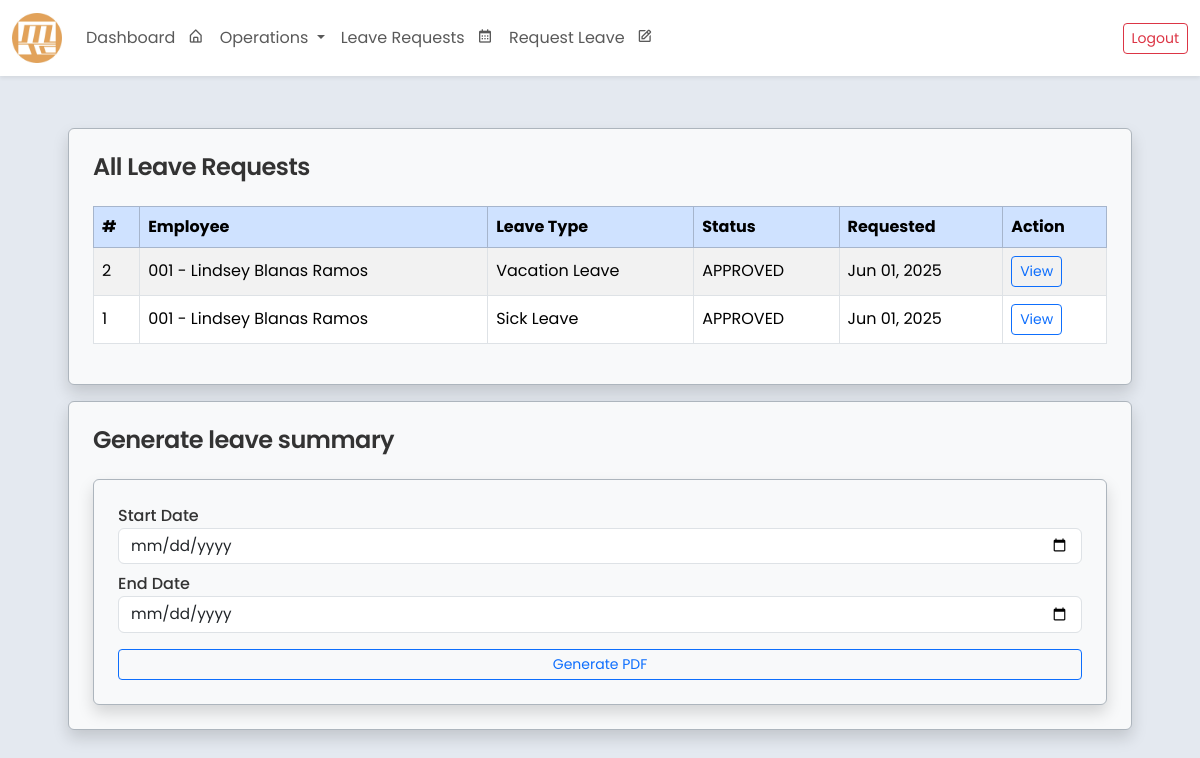
The page /gen_leave/ (signed in) on the database as committed earlier.
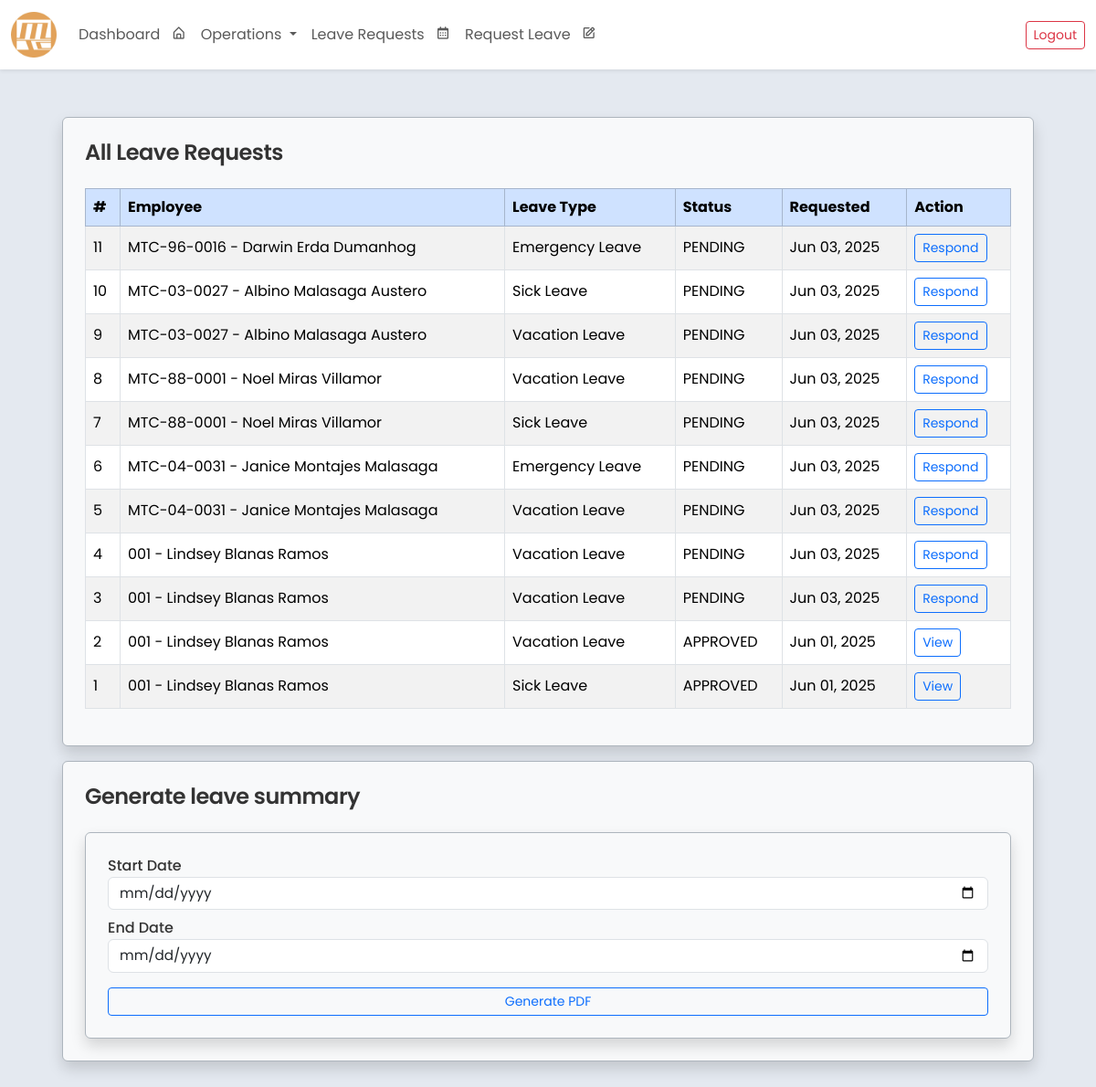
The same page on the database as committed later.
### core/models.py (models this page shows, shortened)
class LeaveRequest(models.Model):
    class LeaveType(models.TextChoices):
        SICK = 'SICK', 'Sick Leave'
        MATERNITY = 'MATERNITY', 'Maternity Leave'
        PATERNITY = 'PATERNITY', 'Paternity Leave'
        VACATION = 'VACATION', 'Vacation Leave'
        EMERGENCY = 'EMERGENCY', 'Emergency Leave'
    class ApprovalStatus(models.TextChoices):
        PENDING = 'PENDING', 'PENDING'
        APPROVED = 'APPROVED', 'APPROVED'
        REJECTED = 'REJECTED', 'REJECTED'
    employee = models.ForeignKey('Employee', on_delete=models.CASCADE, related_name='leave_requests')
    leave_number = models.PositiveIntegerField(unique=True, editable=False)
    leave_dates = JSONField(default=list, blank=True, null=True)
    reason_for_leave = models.TextField()
    leave_type = models.CharField(max_length=20, choices=LeaveType.choices)
    remarks = models.TextField(blank=True, null=True)
    leave_credit_deduction = models.PositiveIntegerField(default=0)
    deduction_applied = models.BooleanField(default=False)
    department_approval = models.CharField(max_length=10, choices=ApprovalStatus.choices, default=ApprovalStatus.PENDING)
    hr_approval = models.CharField(max_length=10, choices=ApprovalStatus.choices, default=ApprovalStatus.PENDING)
    president_approval = models.CharField(max_length=10, choices=ApprovalStatus.choices, default=ApprovalStatus.PENDING)
    status = models.CharField(max_length=10, choices=ApprovalStatus.choices, default=ApprovalStatus.PENDING)
    paid_dates = models.PositiveIntegerField(default=0)
    unpaid_dates = models.PositiveIntegerField(default=0)
    created_at = models.DateTimeField(auto_now_add=True)

class Employee(models.Model):
    SEX_CHOICES = [
        ('Male', 'Male'),
        ('Female', 'Female'),
        ('Other', 'Prefer not to Say'),
    ]
    ROLE_CHOICES = [
        ('Regular Employee', 'Regular Employee'),
        ('Department Head', 'Department Head'),
        ('Admin(HR)', 'Admin(HR)'),
        ('Supervisor', 'Supervisor'),
        ('President', 'President')
    ]
    STATUS_CHOICES = [
        ('Active', 'Active'),
        ('Inactive', 'Inactive'),
    ]
    employee_id = models.AutoField(primary_key=True)
    company_id = models.CharField(max_length=20, blank=False, unique=True)
    first_name = models.CharField(max_length=100, blank=False)
    middle_name = models.CharField(max_length=100, blank=True, null=True)
    last_name = models.CharField(max_length=100, blank=False)
    sex = models.CharField(max_length=20, choices=SEX_CHOICES, blank=False)
    role = models.CharField(max_length=20, choices=ROLE_CHOICES, default='Regular Employee', blank=False)
    status = models.CharField(max_length=10, choices=STATUS_CHOICES, default='Active')
    last_credit_update = models.DateField(null=True, blank=True)
    department = models.ForeignKey(
        Department,
        related_name="employees",
        on_delete=models.SET_NULL,
        null=True,
        blank=True
    )
    contact_number = models.CharField(max_length=15, blank=False)
    date_employed = models.DateField()
    leave_credits = models.IntegerField(default=0, blank=False)
    leave_credits2 = models.IntegerField(default=0, blank=False)
    user_account = models.OneToOneField(User, on_delete=models.SET_NULL, null=True, blank=True, related_name='employee')
    class Meta:
        ordering = ['last_name', 'first_name']
        verbose_name = 'Employee'
        verbose_name_plural = 'Employees'
        db_table = 'employee_table'
    def __str__(self):
        return f"{self.company_id} - {self.first_name} {self.middle_name if self.middle_name else ''} {self.last_name}"

### core/views.py (the view)
# urls.py: path('gen_leave/', views.gen_leave, name='gen_leave'),
def gen_leave(request):
    user = request.user
    role = user.employee.role
    department = user.employee.department
    if role == "President" or department.name == "Human Resources":
        leave_requests = LeaveRequest.objects.select_related('employee').order_by('-created_at')
    else:
        leave_requests = LeaveRequest.objects.select_related('employee').filter(employee__department=department).order_by('-created_at')
    return render(request, 'leave_response_general.html', {'leave_requests': leave_requests})

### core/templates/leave_response_general.html (shortened to what this page needs)
<!DOCTYPE html>
<html lang="en">
{% extends 'base.html' %}
    {% load static %}
    {% block content %}
    <div class="row px-5">
    <div class="p-2 d-flex w-100">
        <div class="d-flex flex-column border border-dark-subtle p-4 rounded shadow w-100 bg-light">
            <h4 class="mb-4">All Leave Requests</h4>
            {% if leave_requests %}
                <div class="table-responsive">
                    <table class="table table-bordered table-striped align-middle">
                        <thead class="table-primary">
                            <tr>
                                <th>#</th>
                                <th>Employee</th>
                                <th>Leave Type</th>
                                <th>Status</th>
                                <th>Requested</th>
                                <th>Action</th>
                            </tr>
                        </thead>
                        <tbody>
                            {% for leave in leave_requests %}
                                <tr>
                                    <td>{{ leave.leave_number }}</td>
                                    <td>{{ leave.employee }}</td>
                                    <td>{{ leave.get_leave_type_display }}</td>
                                    <td>{{ leave.status }}</td>
                                    <td>{{ leave.created_at|date:"M d, Y" }}</td>
                                    <td>
                                        {% if leave.deduction_applied %}
                                            <a href="{% url 'leave_request_detail' leave.pk %}" class="btn btn-sm btn-outline-primary">
                                                View
                                            </a>
                                        {% else %}
                                            <a href="{% url 'respond_leave_request' leave.id %}" class="btn btn-sm btn-outline-primary">
                                                Respond
                                            </a>
                                        {% endif %}
                                    </td>
                                </tr>
                            {% endfor %}
                        </tbody>
                    </table>
                </div>
            {% else %}
                <div class="text-muted">No leave requests available.</div>
            {% endif %}
        </div>
    </div>
</div>
<form method="get" action="{% url 'leave_summary_pdf' %}" target="_blank">
    <div class="row px-5">
        <div class="p-2 d-flex w-100">
            <div class="d-flex flex-column border border-dark-subtle p-4 rounded shadow w-100 bg-light">
                <h4 class="mb-4">Generate leave summary</h4>
                <div class="d-flex flex-column border border-dark-subtle p-4 rounded shadow w-100 bg-light">
                    <label for="start_date">Start Date</label>
                    <input type="date" id="start_date" name="start_date" class="form-control mb-2" required>
                    <label for="end_date">End Date</label>
                    <input type="date" id="end_date" name="end_date" class="form-control mb-3" required>
                    <button type="submit" class="btn btn-sm btn-outline-primary">Generate PDF</button>
                </div>
            </div>
        </div>
    </div>
</form>
    {% endblock %}

### core/templates/base.html (shortened to what this page needs)
{% load static %}
<!DOCTYPE html>
<html lang="en">
<head>
    <link rel="stylesheet" href="{% static 'bootstrap/css/bootstrap.min.css' %}">
    <link rel="stylesheet" href="{% static 'css/flatpickr.min.css' %}">
    <link rel="stylesheet" href="{% static 'css/base_styles.css' %}">
    <link href='https://unpkg.com/boxicons@2.1.1/css/boxicons.min.css' rel='stylesheet'>
</head>
<body class="pt-5">
{% if user.is_authenticated %}
    <nav class="navbar navbar-expand-lg fixed-top bg-white shadow-sm">
        <div class="container-fluid">
            <a class="navbar-brand" href="{% url 'dashboard' %}">
                <img src="{% static 'img/Malasaga Trading Corporation Logo.jpg' %}"
                    alt="Malasaga Logo"
                    class="img-fluid"
                    style="width: 50px; height: auto;">
            </a>
            <div class="collapse navbar-collapse" id="navbarNav">
                <ul class="navbar-nav me-auto">
                    <li class="nav-item">
                        <a class="nav-link py-1" href="{% url 'dashboard' %}">
                            Dashboard <i class='bx bx-home-alt ms-2'></i>
                        </a>
                    </li>
                    {% if user.employee.role != "President" and user.employee.department.name == "Human Resources" %}
                    <li class="nav-item dropdown d-none d-lg-block">
                        <a class="nav-link dropdown-toggle py-1" href="#" id="manageEmpDropdown" role="button" data-bs-toggle="dropdown" aria-expanded="false">
                            Operations
                        </a>
                    </li>
                    {% endif %}
                    {% if user.employee.leave_departments.exists or user.employee.department.name == "Human Resources" or user.employee.role == "President" and user.employee in user.employee.department.leave_respondents.all %}
                    <li class="nav-item d-none d-lg-block">
                        <a class="nav-link py-1" href="{% url 'gen_leave' %}">
                            Leave Requests <i class='bx bx-calendar ms-2'></i>
                        </a>
                    </li>
                    {% endif %}
                    {% if user.employee.role != "President" %}
                    <li class="nav-item">
                        <a class="nav-link py-1" href="{% url 'submit_leave_request' %}">
                            Request Leave <i class='bx bx-edit ms-2'></i>
                        </a>
                    </li>
                    {% endif %}
                </ul>
                <div class="d-flex">
                    <a href="{% url 'logout' %}" class="btn btn-outline-danger btn-sm">Logout</a>
                </div>
            </div>
        </div>
    </nav>
    <div class="container-fluid d-flex flex-column p-0">
        <div class="container-fluid mt-5 d-flex flex-column p-0">
            <div class="container-fluid d-flex flex-column p-4">
                {% block content %}
                {% endblock %}
            </div>
        </div>
    </div>
{% endif %}
</body>
</html>

Rows that differ between the two databases and show on the page:
added LeaveRequest: leave_number "11", employee "MTC-96-0016 - Darwin Erda Dumanhog", leave_type "Emergency Leave", status "PENDING", created_at "Jun 03, 2025", deduction_applied "Respond"
added LeaveRequest: leave_number "10", employee "MTC-03-0027 - Albino Malasaga Austero", leave_type "Sick Leave", status "PENDING", created_at "Jun 03, 2025", deduction_applied "Respond"
added LeaveRequest: leave_number "9", employee "MTC-03-0027 - Albino Malasaga Austero", leave_type "Vacation Leave", status "PENDING", created_at "Jun 03, 2025", deduction_applied "Respond"
added LeaveRequest: leave_number "8", employee "MTC-88-0001 - Noel Miras Villamor", leave_type "Vacation Leave", status "PENDING", created_at "Jun 03, 2025", deduction_applied "Respond"
added LeaveRequest: leave_number "7", employee "MTC-88-0001 - Noel Miras Villamor", leave_type "Sick Leave", status "PENDING", created_at "Jun 03, 2025", deduction_applied "Respond"
added LeaveRequest: leave_number "6", employee "MTC-04-0031 - Janice Montajes Malasaga", leave_type "Emergency Leave", status "PENDING", created_at "Jun 03, 2025", deduction_applied "Respond"
added LeaveRequest: leave_number "5", employee "MTC-04-0031 - Janice Montajes Malasaga", leave_type "Vacation Leave", status "PENDING", created_at "Jun 03, 2025", deduction_applied "Respond"
added LeaveRequest: leave_number "4", employee "001 - Lindsey Blanas Ramos", leave_type "Vacation Leave", status "PENDING", created_at "Jun 03, 2025", deduction_applied "Respond"
added LeaveRequest: leave_number "3", employee "001 - Lindsey Blanas Ramos", leave_type "Vacation Leave", status "PENDING", created_at "Jun 03, 2025", deduction_applied "Respond"
